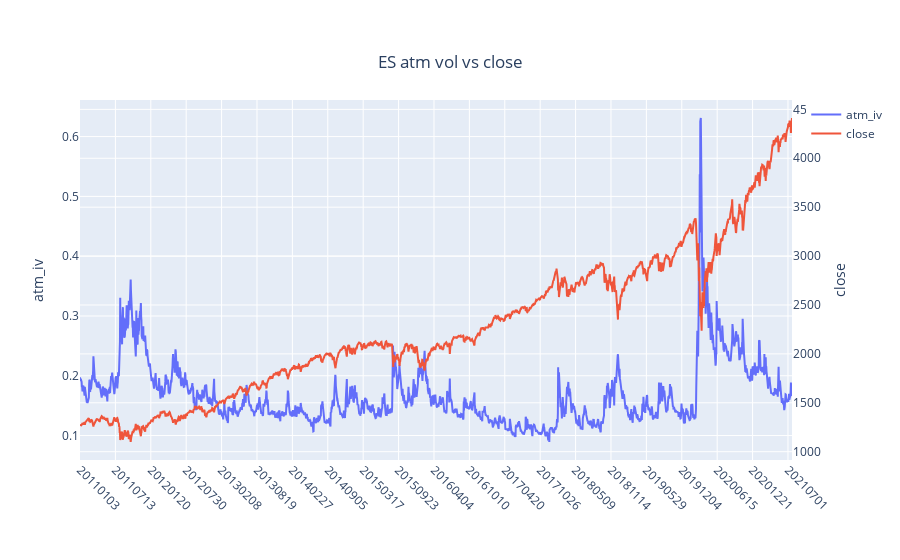

The notebook cell this image was saved under:
### Code cell
def plot_skew_vs_atm(df_iv_final,df_iv_skew,df_cash_futures,dist_from_zero=.1,SYMBOL_TO_RESEARCH=sym_to_show):
    # Step 01: create df_skew_2, which holds skew difference between 
    #   positive dist_from_zero and negative dist_from_zero, for each settle_date
    df_skew_2 = df_iv_skew.copy()
    df_skew_2.index.name = None
    skew_range_col = f'iv_skew'
    df_skew_2[skew_range_col] = df_skew_2[dist_from_zero] - df_skew_2[-dist_from_zero]
    df_skew_2.settle_date = df_skew_2.settle_date.astype(int)
    df_skew_2 = df_skew_2[['settle_date',skew_range_col]]
    
    # Step 02: create atm implied vol table, that also has the cash price for each settle_date
    df_atmv = df_iv_final[['settle_date','atm_iv']].drop_duplicates()
    df_cf = df_cash_futures[df_cash_futures.symbol==f'{SYMBOL_TO_RESEARCH}Z99']
    df_atmv = df_atmv.merge(df_cf[['settle_date','close']],how='inner',on='settle_date')
    
    # Step 03: merge skew and atm vol/close tables
    df_ivs = df_skew_2.merge(df_atmv,how='inner',on='settle_date')
    df_ivs = df_ivs.sort_values('settle_date')
    
    # Step 04: plot skew vs atm_iv
    chart_title = f'{SYMBOL_TO_RESEARCH} skew {dist_from_zero*100}% up and down vs atm vol'
    df_ivs_skew_vs_atm_iv = df_ivs[['settle_date',skew_range_col,'atm_iv']]
    pu.iplot(pu.plotly_plot(df_ivs_skew_vs_atm_iv,x_column='settle_date',yaxis2_cols=['atm_iv'],
                      y_left_label='iv_skew',y_right_label='atm_iv',plot_title=chart_title))
    
    # Step 05: plot skew vs close
    chart_title = f'{SYMBOL_TO_RESEARCH} skew {dist_from_zero*100}% up and down vs close'
    df_ivs_skew_vs_close = df_ivs[['settle_date',skew_range_col,'close']]
    pu.iplot(pu.plotly_plot(df_ivs_skew_vs_close,x_column='settle_date',yaxis2_cols=['close'],
                      y_left_label='iv_skew',y_right_label='close',plot_title=chart_title))

    
def plot_atm_vs_close(df_iv_final,df_cash_futures,SYMBOL_TO_RESEARCH=sym_to_show):
    # Step 01: create atm implied vol table, that also has the cash price for each settle_date
    df_atmv = df_iv_final[['settle_date','atm_iv']].drop_duplicates()
    df_cf = df_cash_futures[df_cash_futures.symbol==f'{SYMBOL_TO_RESEARCH}Z99']
    df_atmv = df_atmv.merge(df_cf[['settle_date','close']],how='inner',on='settle_date')

    # Step 02: plot atm_iv vs close
    chart_title = f'{SYMBOL_TO_RESEARCH} atm vol vs close'
    df_atm_vs_close = df_atmv[['settle_date','atm_iv','close']]
    pu.iplot(pu.plotly_plot(df_atm_vs_close,x_column='settle_date',yaxis2_cols=['close'],
                      y_left_label='atm_iv',y_right_label='close',plot_title=chart_title))
    return df_atm_vs_close
dfff = plot_atm_vs_close(df_ivf2,df_cash_futures)

# for d in [.05,.1,.2]:
#     plot_skew_vs_atm(df_iv_final,df_iv_skew,df_cash_futures,d)

### Figure 1 — Plotly figure (JSON) as saved in the notebook; plotly's stock layout.template omitted (floating-point values rounded to 4 significant figures; data arrays with more than 128 entries replaced by an {"elided": "..."} marker saying what was removed)
{"data": [{"name": "atm_iv", "opacity": 1, "type": "scatter", "x": {"elided": "2656 int values"}, "y": {"elided": "2656 float values"}, "yaxis": "y"}, {"name": "close", "opacity": 1, "type": "scatter", "x": {"elided": "2656 int values"}, "y": {"elided": "2656 float values"}, "yaxis": "y2"}], "layout": {"autosize": true, "hovermode": "x", "margin": {"b": 100}, "modebar": {"bgcolor": "grey", "orientation": "v"}, "spikedistance": 1000, "title": {"text": "ES atm vol vs close", "x": 0.5, "xanchor": "center", "y": 0.9, "yanchor": "top"}, "xaxis": {"showspikes": true, "spikedash": "solid", "spikemode": "toaxis+across", "spikethickness": 1, "tickangle": 45, "ticktext": [20110103, 20110713, 20120120, 20120730, 20130208, 20130819, 20140227, 20140905, 20150317, 20150923, 20160404, 20161010, 20170420, 20171026, 20180509, 20181114, 20190529, 20191204, 20200615, 20201221, 20210701], "tickvals": [20110103, 20110713, 20120120, 20120730, 20130208, 20130819, 20140227, 20140905, 20150317, 20150923, 20160404, 20161010, 20170420, 20171026, 20180509, 20181114, 20190529, 20191204, 20200615, 20201221, 20210701], "type": "category"}, "yaxis": {"showspikes": true, "spikedash": "solid", "spikemode": "toaxis+across", "spikethickness": 1, "title": {"text": "atm_iv"}}, "yaxis2": {"overlaying": "y", "side": "right", "title": {"text": "close"}}}}
